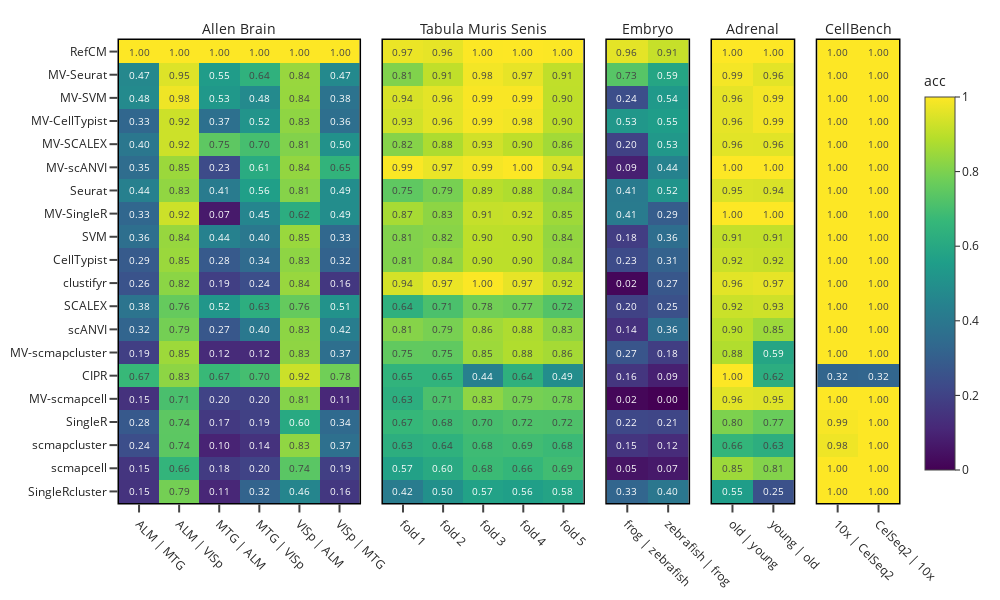

The cell this chart's notebook holds for it:
### Code cell
fig = plot_heatmap_panel(
    df,
    datasets=["Allen Brain", "Tabula Muris Senis", "Embryo", "Adrenal", "CellBench"],
    subtitle_fs=14
)
fig.show()

### Figure 1 — Plotly figure (JSON) as saved in the notebook; plotly's stock layout.template omitted (floating-point values rounded to 4 significant figures)
{"data": [{"coloraxis": "coloraxis", "hovertemplate": "method=%{y}<br>task=%{x}<br>acc=%{z:.4f}<extra></extra>", "text": [["1.00", "1.00", "1.00", "1.00", "1.00", "1.00"], ["0.47", "0.95", "0.55", "0.64", "0.84", "0.47"], ["0.48", "0.98", "0.53", "0.48", "0.84", "0.38"], ["0.33", "0.92", "0.37", "0.52", "0.83", "0.36"], ["0.40", "0.92", "0.75", "0.70", "0.81", "0.50"], ["0.35", "0.85", "0.23", "0.61", "0.84", "0.65"], ["0.44", "0.83", "0.41", "0.56", "0.81", "0.49"], ["0.33", "0.92", "0.07", "0.45", "0.62", "0.49"], ["0.36", "0.84", "0.44", "0.40", "0.85", "0.33"], ["0.29", "0.85", "0.28", "0.34", "0.83", "0.32"], ["0.26", "0.82", "0.19", "0.24", "0.84", "0.16"], ["0.38", "0.76", "0.52", "0.63", "0.76", "0.51"], ["0.32", "0.79", "0.27", "0.40", "0.83", "0.42"], ["0.19", "0.85", "0.12", "0.12", "0.83", "0.37"], ["0.67", "0.83", "0.67", "0.70", "0.92", "0.78"], ["0.15", "0.71", "0.20", "0.20", "0.81", "0.11"], ["0.28", "0.74", "0.17", "0.19", "0.60", "0.34"], ["0.24", "0.74", "0.10", "0.14", "0.83", "0.37"], ["0.15", "0.66", "0.18", "0.20", "0.74", "0.19"], ["0.15", "0.79", "0.11", "0.32", "0.46", "0.16"]], "textfont": {"size": 10}, "texttemplate": "%{text}", "type": "heatmap", "x": ["ALM | MTG", "ALM | VISp", "MTG | ALM", "MTG | VISp", "VISp | ALM", "VISp | MTG"], "xaxis": "x", "y": ["RefCM", "MV-Seurat", "MV-SVM", "MV-CellTypist", "MV-SCALEX", "MV-scANVI", "Seurat", "MV-SingleR", "SVM", "CellTypist", "clustifyr", "SCALEX", "scANVI", "MV-scmapcluster", "CIPR", "MV-scmapcell", "SingleR", "scmapcluster", "scmapcell", "SingleRcluster"], "yaxis": "y", "z": [[1, 1, 1, 1, 1, 1], [0.4669, 0.9513, 0.5465, 0.6422, 0.843, 0.4731], [0.4767, 0.9787, 0.5333, 0.4765, 0.8424, 0.382], [0.3308, 0.9237, 0.369, 0.5158, 0.8297, 0.3621], [0.398, 0.9237, 0.7456, 0.7004, 0.8089, 0.5047], [0.3531, 0.8488, 0.2302, 0.6112, 0.8361, 0.6495], [0.4357, 0.8318, 0.4146, 0.5615, 0.8149, 0.489], [0.3301, 0.9237, 0.07165, 0.4549, 0.6214, 0.4868], [0.3617, 0.8426, 0.4421, 0.4031, 0.845, 0.3339], [0.286, 0.8473, 0.284, 0.3448, 0.828, 0.316], [0.2564, 0.8237, 0.1884, 0.2408, 0.843, 0.1612], [0.3831, 0.7608, 0.5242, 0.6285, 0.7608, 0.5065], [0.3225, 0.7868, 0.2709, 0.4027, 0.827, 0.4218], [0.1892, 0.8511, 0.1195, 0.1195, 0.8297, 0.3651], [0.6704, 0.8266, 0.6726, 0.6983, 0.9227, 0.7814], [0.1463, 0.7073, 0.201, 0.1981, 0.8131, 0.1119], [0.2781, 0.7445, 0.167, 0.1943, 0.6028, 0.3398], [0.2398, 0.7436, 0.09726, 0.1439, 0.8305, 0.3666], [0.1543, 0.6555, 0.1759, 0.2004, 0.7388, 0.1882], [0.1492, 0.7868, 0.1072, 0.318, 0.4559, 0.163]]}, {"coloraxis": "coloraxis", "hovertemplate": "method=%{y}<br>task=%{x}<br>acc=%{z:.4f}<extra></extra>", "text": [["0.97", "0.96", "1.00", "1.00", "1.00"], ["0.81", "0.91", "0.98", "0.97", "0.91"], ["0.94", "0.96", "0.99", "0.99", "0.90"], ["0.93", "0.96", "0.99", "0.98", "0.90"], ["0.82", "0.88", "0.93", "0.90", "0.86"], ["0.99", "0.97", "0.99", "1.00", "0.94"], ["0.75", "0.79", "0.89", "0.88", "0.84"], ["0.87", "0.83", "0.91", "0.92", "0.85"], ["0.81", "0.82", "0.90", "0.90", "0.84"], ["0.81", "0.84", "0.90", "0.90", "0.84"], ["0.94", "0.97", "1.00", "0.97", "0.92"], ["0.64", "0.71", "0.78", "0.77", "0.72"], ["0.81", "0.79", "0.86", "0.88", "0.83"], ["0.75", "0.75", "0.85", "0.88", "0.86"], ["0.65", "0.65", "0.44", "0.64", "0.49"], ["0.63", "0.71", "0.83", "0.79", "0.78"], ["0.67", "0.68", "0.70", "0.72", "0.72"], ["0.63", "0.64", "0.68", "0.69", "0.68"], ["0.57", "0.60", "0.68", "0.66", "0.69"], ["0.42", "0.50", "0.57", "0.56", "0.58"]], "textfont": {"size": 10}, "texttemplate": "%{text}", "type": "heatmap", "x": ["fold 1", "fold 2", "fold 3", "fold 4", "fold 5"], "xaxis": "x2", "y": ["RefCM", "MV-Seurat", "MV-SVM", "MV-CellTypist", "MV-SCALEX", "MV-scANVI", "Seurat", "MV-SingleR", "SVM", "CellTypist", "clustifyr", "SCALEX", "scANVI", "MV-scmapcluster", "CIPR", "MV-scmapcell", "SingleR", "scmapcluster", "scmapcell", "SingleRcluster"], "yaxis": "y2", "z": [[0.9724, 0.9641, 0.9989, 0.9994, 0.9962], [0.8066, 0.9066, 0.985, 0.9657, 0.9057], [0.9429, 0.961, 0.9936, 0.9938, 0.9043], [0.9325, 0.9594, 0.9904, 0.9833, 0.9024], [0.8152, 0.8768, 0.9318, 0.9023, 0.859], [0.9949, 0.9701, 0.9878, 0.9988, 0.943], [0.7487, 0.7919, 0.8947, 0.8788, 0.8376], [0.8675, 0.8264, 0.914, 0.9188, 0.8532], [0.8086, 0.8198, 0.9016, 0.8997, 0.8365], [0.807, 0.8356, 0.9002, 0.8993, 0.8402], [0.9373, 0.9727, 0.9972, 0.9656, 0.9187], [0.6353, 0.7098, 0.7837, 0.7742, 0.7246], [0.8149, 0.7931, 0.8554, 0.8775, 0.8289], [0.7533, 0.7514, 0.8511, 0.8816, 0.8637], [0.6488, 0.6481, 0.4366, 0.6361, 0.487], [0.6271, 0.7119, 0.8289, 0.7901, 0.7828], [0.6659, 0.6835, 0.7026, 0.7182, 0.7172], [0.6268, 0.6383, 0.6847, 0.6903, 0.6779], [0.5701, 0.6049, 0.6793, 0.661, 0.6892], [0.4176, 0.5014, 0.5716, 0.5592, 0.58]]}, {"coloraxis": "coloraxis", "hovertemplate": "method=%{y}<br>task=%{x}<br>acc=%{z:.4f}<extra></extra>", "text": [["0.96", "0.91"], ["0.73", "0.59"], ["0.24", "0.54"], ["0.53", "0.55"], ["0.20", "0.53"], ["0.09", "0.44"], ["0.41", "0.52"], ["0.41", "0.29"], ["0.18", "0.36"], ["0.23", "0.31"], ["0.02", "0.27"], ["0.20", "0.25"], ["0.14", "0.36"], ["0.27", "0.18"], ["0.16", "0.09"], ["0.02", "0.00"], ["0.22", "0.21"], ["0.15", "0.12"], ["0.05", "0.07"], ["0.33", "0.40"]], "textfont": {"size": 10}, "texttemplate": "%{text}", "type": "heatmap", "x": ["frog | zebrafish", "zebrafish | frog"], "xaxis": "x3", "y": ["RefCM", "MV-Seurat", "MV-SVM", "MV-CellTypist", "MV-SCALEX", "MV-scANVI", "Seurat", "MV-SingleR", "SVM", "CellTypist", "clustifyr", "SCALEX", "scANVI", "MV-scmapcluster", "CIPR", "MV-scmapcell", "SingleR", "scmapcluster", "scmapcell", "SingleRcluster"], "yaxis": "y3", "z": [[0.9614, 0.9148], [0.7322, 0.5874], [0.2409, 0.5353], [0.5292, 0.5526], [0.1981, 0.5315], [0.08874, 0.4435], [0.4115, 0.516], [0.4148, 0.2933], [0.1804, 0.3593], [0.2311, 0.311], [0.01779, 0.2712], [0.1976, 0.2495], [0.1423, 0.3599], [0.265, 0.1846], [0.1581, 0.08817], [0.01644, 0], [0.2186, 0.2107], [0.1539, 0.1234], [0.05348, 0.06892], [0.3264, 0.3988]]}, {"coloraxis": "coloraxis", "hovertemplate": "method=%{y}<br>task=%{x}<br>acc=%{z:.4f}<extra></extra>", "text": [["1.00", "1.00"], ["0.99", "0.96"], ["0.96", "0.99"], ["0.96", "0.99"], ["0.96", "0.96"], ["1.00", "1.00"], ["0.95", "0.94"], ["1.00", "1.00"], ["0.91", "0.91"], ["0.92", "0.92"], ["0.96", "0.97"], ["0.92", "0.93"], ["0.90", "0.85"], ["0.88", "0.59"], ["1.00", "0.62"], ["0.96", "0.95"], ["0.80", "0.77"], ["0.66", "0.63"], ["0.85", "0.81"], ["0.55", "0.25"]], "textfont": {"size": 10}, "texttemplate": "%{text}", "type": "heatmap", "x": ["old | young", "young | old"], "xaxis": "x4", "y": ["RefCM", "MV-Seurat", "MV-SVM", "MV-CellTypist", "MV-SCALEX", "MV-scANVI", "Seurat", "MV-SingleR", "SVM", "CellTypist", "clustifyr", "SCALEX", "scANVI", "MV-scmapcluster", "CIPR", "MV-scmapcell", "SingleR", "scmapcluster", "scmapcell", "SingleRcluster"], "yaxis": "y4", "z": [[1, 1], [0.9864, 0.9593], [0.9647, 0.9855], [0.9647, 0.9855], [0.9588, 0.9572], [1, 1], [0.9474, 0.9442], [1, 1], [0.9102, 0.9097], [0.921, 0.917], [0.9588, 0.9662], [0.9214, 0.9281], [0.8966, 0.8508], [0.8827, 0.5879], [1, 0.6201], [0.9588, 0.9517], [0.8017, 0.7684], [0.6563, 0.6274], [0.8512, 0.811], [0.5519, 0.2517]]}, {"coloraxis": "coloraxis", "hovertemplate": "method=%{y}<br>task=%{x}<br>acc=%{z:.4f}<extra></extra>", "text": [["1.00", "1.00"], ["1.00", "1.00"], ["1.00", "1.00"], ["1.00", "1.00"], ["1.00", "1.00"], ["1.00", "1.00"], ["1.00", "1.00"], ["1.00", "1.00"], ["1.00", "1.00"], ["1.00", "1.00"], ["1.00", "1.00"], ["1.00", "1.00"], ["1.00", "1.00"], ["1.00", "1.00"], ["0.32", "0.32"], ["1.00", "1.00"], ["0.99", "1.00"], ["0.98", "1.00"], ["1.00", "1.00"], ["1.00", "1.00"]], "textfont": {"size": 10}, "texttemplate": "%{text}", "type": "heatmap", "x": ["10x | CelSeq2", "CelSeq2 | 10x"], "xaxis": "x5", "y": ["RefCM", "MV-Seurat", "MV-SVM", "MV-CellTypist", "MV-SCALEX", "MV-scANVI", "Seurat", "MV-SingleR", "SVM", "CellTypist", "clustifyr", "SCALEX", "scANVI", "MV-scmapcluster", "CIPR", "MV-scmapcell", "SingleR", "scmapcluster", "scmapcell", "SingleRcluster"], "yaxis": "y5", "z": [[1, 1], [1, 1], [1, 1], [1, 1], [1, 1], [1, 1], [1, 1], [1, 1], [1, 1], [1, 1], [1, 1], [0.9995, 1], [0.9995, 1], [1, 1], [0.3221, 0.3246], [1, 1], [0.9903, 1], [0.9776, 1], [0.9995, 1], [1, 1]]}], "layout": {"annotations": [{"font": {"size": 14}, "showarrow": false, "text": "Allen Brain", "x": 0.1542, "xanchor": "center", "xref": "paper", "y": 1, "yanchor": "bottom", "yref": "paper"}, {"font": {"size": 14}, "showarrow": false, "text": "Tabula Muris Senis", "x": 0.4669, "xanchor": "center", "xref": "paper", "y": 1, "yanchor": "bottom", "yref": "paper"}, {"font": {"size": 14}, "showarrow": false, "text": "Embryo", "x": 0.6779, "xanchor": "center", "xref": "paper", "y": 1, "yanchor": "bottom", "yref": "paper"}, {"font": {"size": 14}, "showarrow": false, "text": "Adrenal", "x": 0.8127, "xanchor": "center", "xref": "paper", "y": 1, "yanchor": "bottom", "yref": "paper"}, {"font": {"size": 14}, "showarrow": false, "text": "CellBench", "x": 0.9476, "xanchor": "center", "xref": "paper", "y": 1, "yanchor": "bottom", "yref": "paper"}], "coloraxis": {"cmax": 1, "cmin": 0, "colorbar": {"len": 0.9, "title": {"text": "acc"}, "y": 0.5}, "colorscale": [[0, "#440154"], [0.1111, "#482878"], [0.2222, "#3e4989"], [0.3333, "#31688e"], [0.4444, "#26828e"], [0.5556, "#1f9e89"], [0.6667, "#35b779"], [0.7778, "#6ece58"], [0.8889, "#b5de2b"], [1, "#fde725"]]}, "height": 600, "legend": {"bgcolor": "rgba(0,0,0,0)", "borderwidth": 0, "itemsizing": "constant", "orientation": "v", "title": {"text": ""}, "x": 1.02, "xanchor": "left", "y": 1, "yanchor": "top"}, "margin": {"b": 10, "l": 10, "r": 10, "t": 40}, "width": 1000, "xaxis": {"anchor": "y", "domain": [0, 0.3084], "dtick": 1, "linecolor": "black", "linewidth": 1.5, "mirror": true, "showgrid": false, "showline": true, "tickangle": 45, "ticklen": 8, "ticks": "outside", "tickwidth": 2, "zeroline": false}, "xaxis2": {"anchor": "y2", "domain": [0.3384, 0.5954], "dtick": 1, "linecolor": "black", "linewidth": 1.5, "mirror": true, "showgrid": false, "showline": true, "tickangle": 45, "ticklen": 8, "ticks": "outside", "tickwidth": 2, "zeroline": false}, "xaxis3": {"anchor": "y3", "domain": [0.6254, 0.7303], "dtick": 1, "linecolor": "black", "linewidth": 1.5, "mirror": true, "showgrid": false, "showline": true, "tickangle": 45, "ticklen": 8, "ticks": "outside", "tickwidth": 2, "zeroline": false}, "xaxis4": {"anchor": "y4", "domain": [0.7603, 0.8651], "dtick": 1, "linecolor": "black", "linewidth": 1.5, "mirror": true, "showgrid": false, "showline": true, "tickangle": 45, "ticklen": 8, "ticks": "outside", "tickwidth": 2, "zeroline": false}, "xaxis5": {"anchor": "y5", "domain": [0.8951, 1], "dtick": 1, "linecolor": "black", "linewidth": 1.5, "mirror": true, "showgrid": false, "showline": true, "tickangle": 45, "ticklen": 8, "ticks": "outside", "tickwidth": 2, "zeroline": false}, "yaxis": {"anchor": "x", "autorange": "reversed", "categoryarray": ["RefCM", "MV-Seurat", "MV-SVM", "MV-CellTypist", "MV-SCALEX", "MV-scANVI", "Seurat", "MV-SingleR", "SVM", "CellTypist", "clustifyr", "SCALEX", "scANVI", "MV-scmapcluster", "CIPR", "MV-scmapcell", "SingleR", "scmapcluster", "scmapcell", "SingleRcluster"], "categoryorder": "array", "domain": [0, 1], "linecolor": "black", "linewidth": 1.5, "mirror": true, "showgrid": false, "showline": true, "showticklabels": true, "ticklen": 8, "ticks": "outside", "tickwidth": 2, "zeroline": false}, "yaxis2": {"anchor": "x2", "autorange": "reversed", "categoryarray": ["RefCM", "MV-Seurat", "MV-SVM", "MV-CellTypist", "MV-SCALEX", "MV-scANVI", "Seurat", "MV-SingleR", "SVM", "CellTypist", "clustifyr", "SCALEX", "scANVI", "MV-scmapcluster", "CIPR", "MV-scmapcell", "SingleR", "scmapcluster", "scmapcell", "SingleRcluster"], "categoryorder": "array", "domain": [0, 1], "linecolor": "black", "linewidth": 1.5, "mirror": true, "showgrid": false, "showline": true, "showticklabels": false, "ticklen": 0, "ticks": "", "tickwidth": 2, "zeroline": false}, "yaxis3": {"anchor": "x3", "autorange": "reversed", "categoryarray": ["RefCM", "MV-Seurat", "MV-SVM", "MV-CellTypist", "MV-SCALEX", "MV-scANVI", "Seurat", "MV-SingleR", "SVM", "CellTypist", "clustifyr", "SCALEX", "scANVI", "MV-scmapcluster", "CIPR", "MV-scmapcell", "SingleR", "scmapcluster", "scmapcell", "SingleRcluster"], "categoryorder": "array", "domain": [0, 1], "linecolor": "black", "linewidth": 1.5, "mirror": true, "showgrid": false, "showline": true, "showticklabels": false, "ticklen": 0, "ticks": "", "tickwidth": 2, "zeroline": false}, "yaxis4": {"anchor": "x4", "autorange": "reversed", "categoryarray": ["RefCM", "MV-Seurat", "MV-SVM", "MV-CellTypist", "MV-SCALEX", "MV-scANVI", "Seurat", "MV-SingleR", "SVM", "CellTypist", "clustifyr", "SCALEX", "scANVI", "MV-scmapcluster", "CIPR", "MV-scmapcell", "SingleR", "scmapcluster", "scmapcell", "SingleRcluster"], "categoryorder": "array", "domain": [0, 1], "linecolor": "black", "linewidth": 1.5, "mirror": true, "showgrid": false, "showline": true, "showticklabels": false, "ticklen": 0, "ticks": "", "tickwidth": 2, "zeroline": false}, "yaxis5": {"anchor": "x5", "autorange": "reversed", "categoryarray": ["RefCM", "MV-Seurat", "MV-SVM", "MV-CellTypist", "MV-SCALEX", "MV-scANVI", "Seurat", "MV-SingleR", "SVM", "CellTypist", "clustifyr", "SCALEX", "scANVI", "MV-scmapcluster", "CIPR", "MV-scmapcell", "SingleR", "scmapcluster", "scmapcell", "SingleRcluster"], "categoryorder": "array", "domain": [0, 1], "linecolor": "black", "linewidth": 1.5, "mirror": true, "showgrid": false, "showline": true, "showticklabels": false, "ticklen": 0, "ticks": "", "tickwidth": 2, "zeroline": false}}}
